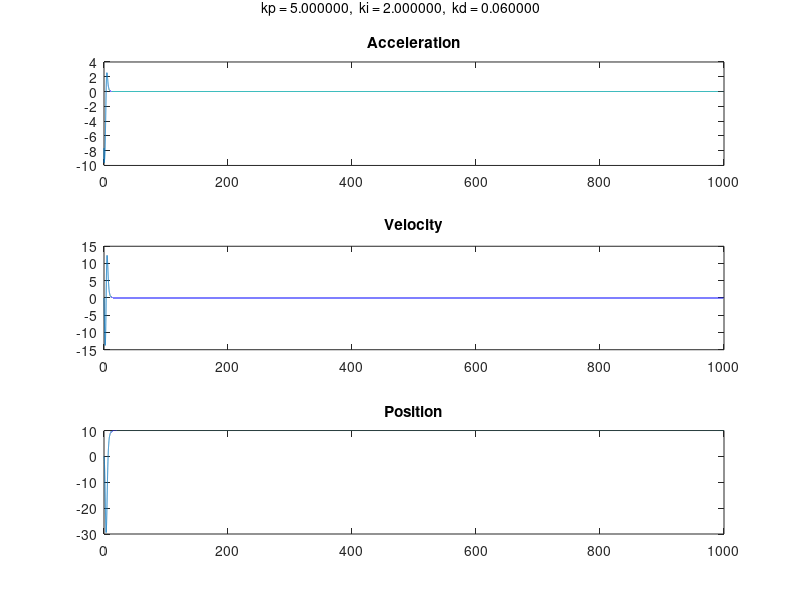

Recreate this plot in MATLAB.
function main()
  % Constants
    g = 9.82;
    m = 1;   
    L = 0.25; % Length of each rotor arm.. 
    k = 3e-4; % propeller constant
    
  % PID-coefficients
    kp = 5.0;%3;
    ki = 2.0;%5.5;
    kd = 0.06;%4;

  % Initial values
    a = [ 0 ; 0 ; -g ];
    v0 = zeros(3,1);
    v = v0;
    pos = zeros(3,1);
    thetaVec = zeros(3,1);
    
    refHeight = 10;
    errHeight = ones(4,1)*(pos(3)-refHeight); %
    integral = zeros(4,1);
    %inputs = zeros(4,1);
    
  % Time variables
    h = 0.01; % step length / delta time
    tStart = 0;
    tStop = 1000;
    ta = tStart:h:tStop;
    counter = 0;
   
  % Variables to store values for plots  
    posVec = zeros(3,numel(ta));
    velVec = zeros(3,numel(ta));
    accVec = zeros(3,numel(ta));
    
%   %Variables for another aproach
%     aN = a; 
%     vN = v;
%     pN = pos;
%     
%     pNVec = posVec;
%     vNVec = velVec;
%     aNVec = accVec;
%     sumAN = zeros(3,1);
%     
%     eN = pN(3)-refHeight;
%     integralN = 0;
%     %inputsN= zeros(4,1);
%     %thrustTotN = zeros(4,1);
       
    for t = ta;
        counter = counter +1;
       
        errHeightPrev = errHeight;
        errHeight = ones(4,1) * (refHeight - pos(3)); %DETTA M?STE ?NDRAS N?R VI INF?R VINKLAR
        
        [inputs, integral] = pidHeight( kp,ki,kd,errHeight, errHeightPrev, h, integral);
        thrustTot = thrust(k,inputs);
     
        rotMat = rotation( thetaVec );
        
        %TODO uppdatera vinklar
        
        a = acceleration(g, rotMat, thrustTot, m);
        v = velocity(a, t, v0);
        pos = pos + h * v; %Euler
        
        posVec(:,counter) = pos;
        velVec(:,counter) = v;
        accVec(:,counter) = a;
        
% %The other aproach
%         eNprev = eN;
%         eN = refHeight - pN(3);
% 
%         [inputsN, integralN] = pidHeightN( eN, eNprev, h, integralN);
%         thrustTotN = thrust(k,inputsN);
% 
%         aN = -[0;0;g] + (rotMat * [0;0;thrustTotN]) ./ m;
%         sumAN = aN + sumAN;
%         vN = h * sumAN;
%         pN = pN + vN*h;
%         
%         pNVec(:,counter) = pN;
%         vNVec(:,counter) = vN;
%         aNVec(:,counter) = aN;
    end
    subplotFunc(ta, accVec(3,:),velVec(3,:),posVec(3,:), sprintf('\b kp = %f,  ki = %f,  kd = %f',kp,ki,kd));
%     subplotFunc(ta,  aNVec(3,:), vNVec(3,:), pNVec(3,:), sprintf('\b kp = %f,  ki = %f,  kd = %f',kp,ki,kd));
end

function acc = acceleration(g , rotMat, thrustTot, m)
    gravity = [0; 0; -g];
    acc = gravity + (rotMat * [0;0;thrustTot]) ./ m; %3x1-vector 
end

function vel = velocity(a,t, v0)
    vel = a*t + v0; 
end

function thrustTot = thrust(k, inputs)
    thrustTot = k*sum(inputs.^2); %d?r input ?r en 4x1-vector inneh?llandes de fyra rotorernas vinkelhastighet.
end

function [input,integral] = pidHeight(kp,ki,kd,errHeight, errHeightPrev,h,integral)
    integral = integral + errHeight*h;
    derivative = ((errHeight-errHeightPrev)./h);
    input = (kp*errHeight + ki*integral + kd*derivative)./4;
    
    control = input < 0; % We cant have negative input, therefore
    input(control) = 0;  % we set all negative values to zero
end

function [inputN,integralN] = pidHeightN(eN, eNprev,h,integralN)
    kp = 5.0;%3;
    ki = 2.0;%5.5;
    kd = 0.06;%4;
    integralN = integralN + eN*h;
    derivative = ((eN-eNprev)/h);
    inputN = kp*eN + ki*integralN + kd*derivative;
end

function rotMat = rotation( thetaVec )
    roll    = thetaVec(1);
    pitch   = thetaVec(2);
    yaw     = thetaVec(3);

    rotMat = zeros(3);
    rotMat(:, 1) = [
        cos(yaw) * cos(pitch)
        cos(pitch) * sin(yaw)
        - sin(pitch)
    ];
    rotMat(:, 2) = [
        cos(yaw) * sin(pitch) * sin(roll) - cos(roll) * sin(yaw)
        cos(yaw) * cos(roll) + sin(yaw) * sin(pitch) * sin(roll)
        cos(pitch) * sin(roll)
    ];
    rotMat(:, 3) = [
        sin(yaw) * sin(roll) + cos(yaw) * cos(roll) * sin(pitch)
        cos(roll) * sin(yaw) * sin(pitch) - cos(yaw) * sin(roll)
        cos(pitch) * cos(roll)
    ];
end

function subplotFunc(x,y1,y2,y3,str)
    figure
    subplot(3,1,1)
            plot(x, y1)       %plot z acc
            title('Acceleration')
                subplot(3,1,2)
                plot(x,y2)    %plot z vel
                title('Velocity')
                    subplot(3,1,3)
                    plot(x, y3)%plot z pos
                    title('Position')
                    ha = axes('Position',[0 0.9 1 1],'Xlim',[0 1],'Ylim',[0 1],'Box','off','Visible','off','Units','normalized', 'clipping' , 'off');

    text(0.5, 0.1,str,'HorizontalAlignment' ,'center','VerticalAlignment', 'top')
end
